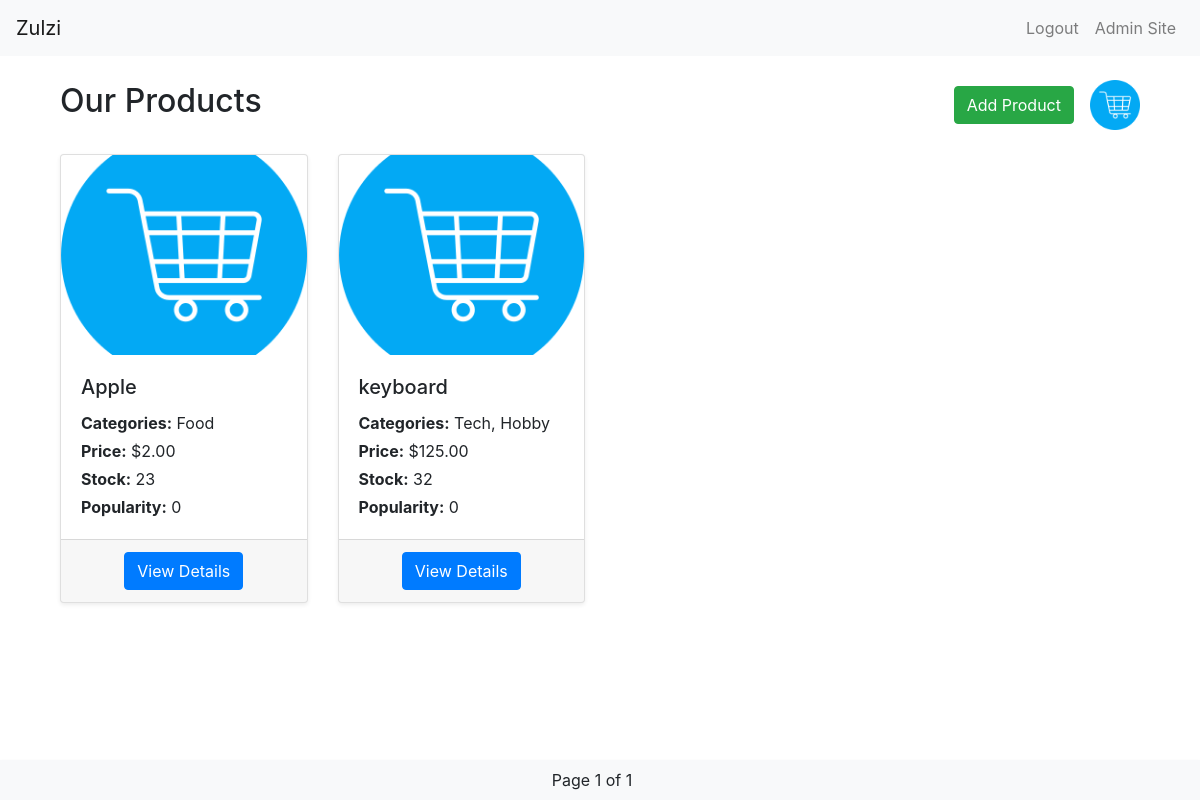
Page /products (signed in) on the earlier database version.
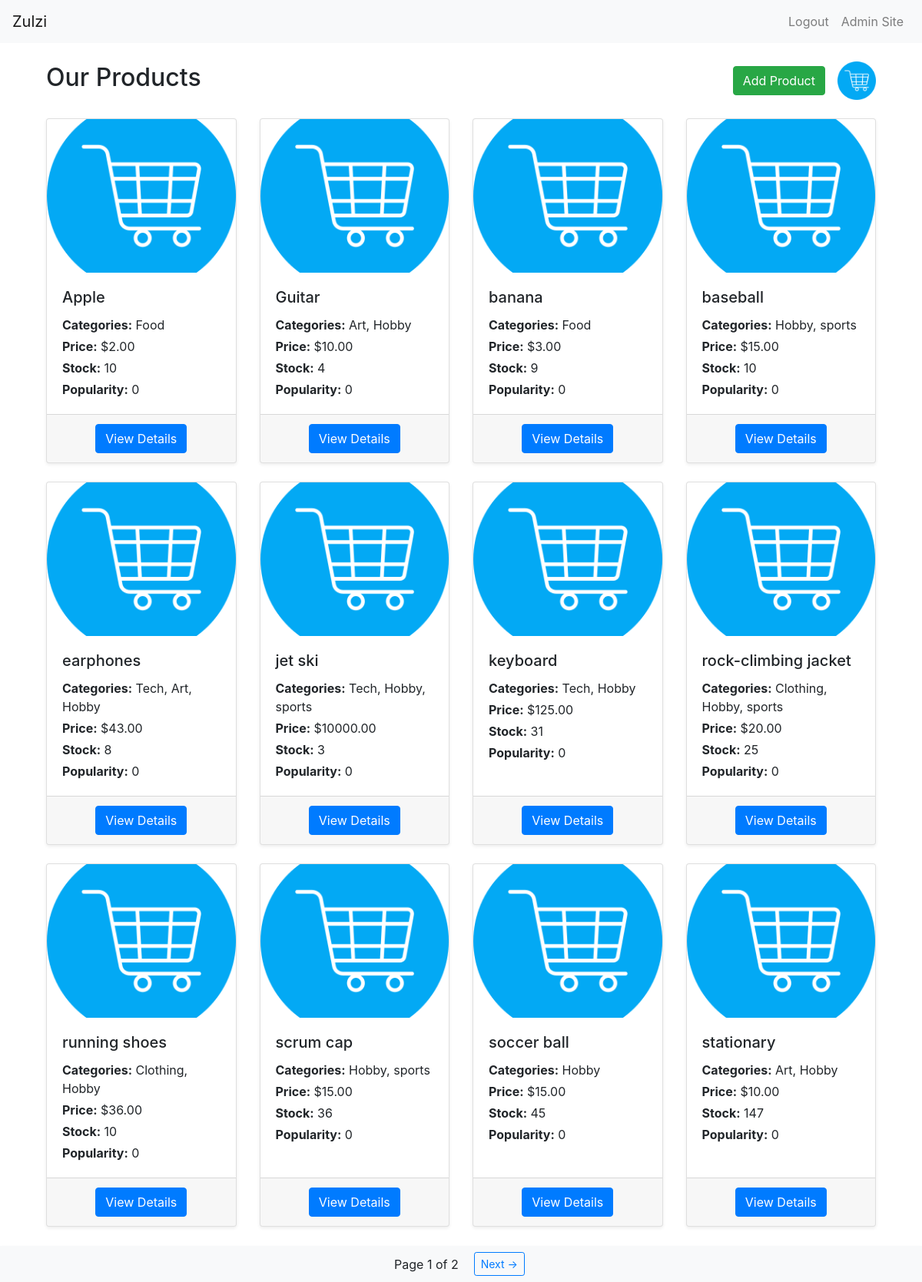
Same page on the later database version.
### inventory/models.py (models this page shows, shortened)
class Product(models.Model):
    product_id = models.CharField(max_length=10, default=generate_unique_key, unique=True)
    name = models.CharField(max_length=100)
    categories = models.ManyToManyField(ProductCategories)
    price = models.DecimalField(max_digits=10, decimal_places=2)
    quantity = models.IntegerField()
    popularity_score = models.IntegerField(default=0)
    created_at = models.DateTimeField(default=timezone.now)
    class Meta:
        ordering = ['-popularity_score', 'name']

class ProductCategories(models.Model):
    name = models.CharField(max_length=100)

### inventory/views.py (the view)
# urls.py: path('products', views.ProductListView.as_view(), name='products'),
class ProductListView(LoginRequiredMixin, ListView):
    model = Product
    template_name = 'inventory/products.html'  # Specify the template
    context_object_name = 'products'  # Name for the list in the template
    paginate_by = 12  # Optional: add pagination if there are many products
    def get_queryset(self):
        return Product.objects.prefetch_related('categories').all()
    def get_context_data(self, **kwargs):
        context = super().get_context_data(**kwargs)
        cart, created = ShoppingCart.objects.get_or_create(customer=self.request.user)
        context['cart_items'] = cart.prepurchase_set.all().count()
        return context

### inventory/templates/inventory/product_list.html (shortened to what this page needs)
{% extends "core/base.html" %}
{% load static %}
{% block content %}
<div class="container mt-4 pb-5" style="padding-bottom: 80px;">
    <div class="d-flex justify-content-between align-items-center mb-4">
        <h2>Our Products</h2>
        <div class="d-flex align-items-center ml-auto">
            {% if user.is_staff %}
                <a href="{% url 'inventory:product_add' %}" class="btn btn-success mr-3">Add Product</a>
            {% endif %}
            <a href="{% url 'purchasing:shopping_cart' %}" class="position-relative">
                <img src="{% static 'images/cart-icon.png' %}" alt="Cart" style="width: 50px;">
            </a>
        </div>
    </div>
    <div class="row">
        {% for product in products %}
        <div class="col-md-3 mb-4 d-flex">
            <div class="card h-100 shadow-sm position-relative w-100">
                <div class="product-image-wrapper">
                    <img src="{% static 'images/cart-icon.png' %}" class="card-img-top product-image" alt="Product Image" style="height: 200px; object-fit: cover;">
                </div>
                <div class="card-body">
                    <h5 class="card-title">{{ product.name }}</h5>
                    <p class="card-text mb-1"><strong>Categories:</strong>
                        {% for category in product.categories.all %}
                            {{ category.name }}{% if not forloop.last %}, {% endif %}
                        {% endfor %}
                    </p>
                    <p class="card-text mb-1"><strong>Price:</strong> ${{ product.price }}</p>
                    <p class="card-text mb-1"><strong>Stock:</strong> {{ product.quantity }}</p>
                    <p class="card-text"><strong>Popularity:</strong> {{ product.popularity_score }}</p>
                </div>
                <div class="card-footer text-center">
                    <a href="{% url 'inventory:product_detail' product.pk %}" class="btn btn-primary">View Details</a>
                </div>
            </div>
        </div>
        {% endfor %}
    </div>
</div>
<div class="d-flex justify-content-center align-items-center fixed-bottom pb-2 pt-2 bg-light shadow-sm">
    <span class="align-self-center mr-3">Page {{ page_obj.number }} of {{ page_obj.paginator.num_pages }}</span>
    <div class="d-inline-flex">
        {% if page_obj.has_next %}
            <a href="?page={{ page_obj.next_page_number }}" class="btn btn-outline-primary btn-sm mx-1">Next →</a>
        {% endif %}
    </div>
</div>
{% endblock %}

### templates/core/base.html (shortened to what this page needs)
<!DOCTYPE html>
<html lang="en">
<head>
    <link href="https://stackpath.bootstrapcdn.com/bootstrap/4.5.2/css/bootstrap.min.css" rel="stylesheet">
</head>
<body>
    <nav class="navbar navbar-expand-lg navbar-light bg-light">
        <a class="navbar-brand" href="{% url 'inventory:products' %}">Zulzi</a>
        <div class="collapse navbar-collapse" id="navbarNav">
            <ul class="navbar-nav ml-auto">
                {% if user.is_authenticated %}
                    <li class="nav-item">
                        <a class="nav-link" href="{% url 'logout' %}">Logout</a>
                    </li>
                    {% if user.is_staff %}
                        <li class="nav-item">
                            <a class="nav-link" href="{% url 'admin:index' %}">Admin Site</a>
                        </li>
                    {% endif %}
                {% endif %}
            </ul>
        </div>
    </nav>
    <div class="container mt-4">
        {% block content %}{% endblock %}
    </div>
</body>
</html>

### inventory/templates/inventory/product_list.html (style rules this page uses)
.product-image-wrapper { position: relative; }
.product-image { transition: opacity 0.3s ease; }

Differences in the rows shown:
changed Product "Apple": quantity "23" → "10"
added Product: name "Guitar", price "10.00", quantity "4", popularity_score "0", ProductCategories (name "Hobby")
now on this page (row unchanged): ProductCategories: name "Art"
added Product: name "banana", price "3.00", quantity "9", popularity_score "0", ProductCategories (name "Food")
added Product: name "baseball", price "15.00", quantity "10", popularity_score "0", ProductCategories (name "Hobby")
added ProductCategories: name "sports"
added Product: name "earphones", price "43.00", quantity "8", popularity_score "0", ProductCategories (name "Tech"), ProductCategories (name "Hobby")
added Product: name "jet ski", price "10000.00", quantity "3", popularity_score "0", ProductCategories (name "Tech"), ProductCategories (name "Hobby")
changed Product "keyboard": quantity "32" → "31"
added Product: name "rock-climbing jacket", price "20.00", quantity "25", popularity_score "0", ProductCategories (name "Hobby")
now on this page (row unchanged): ProductCategories: name "Clothing"
added Product: name "running shoes", price "36.00", quantity "10", popularity_score "0", ProductCategories (name "Hobby")
added Product: name "scrum cap", price "15.00", quantity "36", popularity_score "0", ProductCategories (name "Hobby")
added Product: name "soccer ball", price "15.00", quantity "45", popularity_score "0", ProductCategories (name "Hobby")
added Product: name "stationary", price "10.00", quantity "147", popularity_score "0", ProductCategories (name "Hobby")
Other differences:
{{ page_obj.paginator.num_pages }}: "1" → "2"
text now shown: "Next →"
